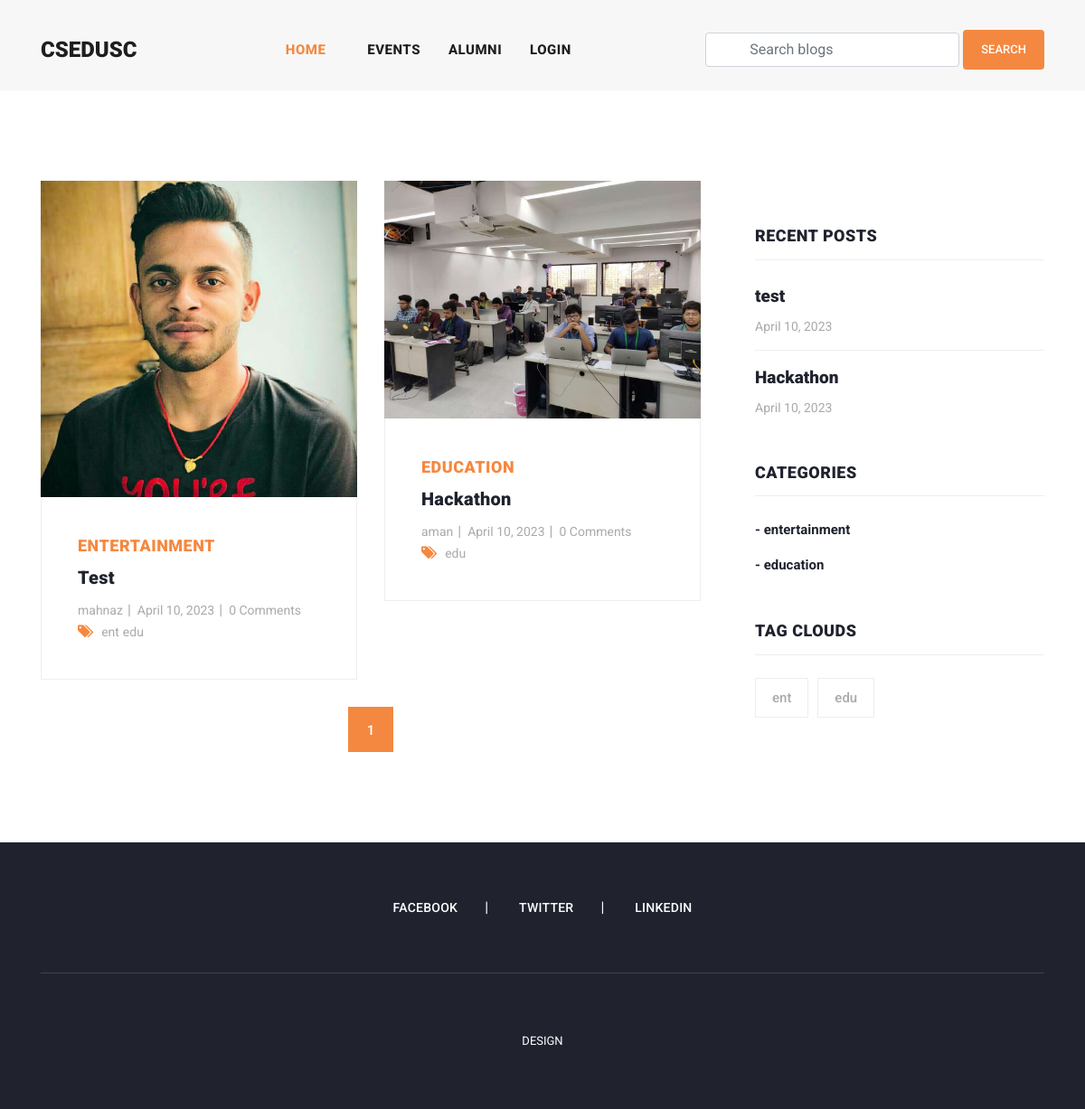
The app's page /tag_blogs/edu/ with its own data.
### blog/models.py (models this page shows, shortened)
class Blog(models.Model):
    user = models.ForeignKey(
        User,
        related_name='user_blogs',
        on_delete=models.CASCADE
    )
    category = models.ForeignKey(
        Category,
        related_name='category_blogs',
        on_delete=models.CASCADE
    )
    tags = models.ManyToManyField(
        Tag,
        related_name='tag_blogs',
        blank=True
    )
    likes = models.ManyToManyField(
        User,
        related_name='user_likes',
        blank=True
    )
    title = models.CharField(
        max_length=250
    )
    slug = models.SlugField(null=True, blank=True)
    banner = models.ImageField(upload_to='blog_banners')
    description = RichTextField()
    created_date = models.DateField(auto_now_add=True)

class Category(models.Model):
    title = models.CharField(max_length=150, unique=True)
    slug = models.SlugField(null=True, blank=True)
    created_date = models.DateField(auto_now_add=True)

class Tag(models.Model):
    title = models.CharField(max_length=150)
    slug = models.SlugField(null=True, blank=True)
    created_date = models.DateField(auto_now_add=True)

### user_profile/models.py (models this page shows, shortened)
class User(AbstractUser):
    email = models.EmailField(
        max_length=150,
        unique=True,
        error_messages={
            "unique": "The email must be unique"
        }
    )
    profile_image = models.ImageField(
        null=True,
        blank=True,
        upload_to="profile_images"
    )
    followers = models.ManyToManyField("Follow")
    REQUIRED_FIELDS = ["email"]
    objects = CustomUserManager()

### blog/views.py (the view)
# urls.py: path('tag_blogs/<str:slug>/', tag_blogs, name='tag_blogs'),
def tag_blogs(request, slug):
    tag = get_object_or_404(Tag, slug=slug)
    queryset = tag.tag_blogs.all()
    tags = Tag.objects.order_by('-created_date')[:5]
    page = request.GET.get('page', 1)
    paginator = Paginator(queryset, 2)
    all_blogs = Blog.objects.order_by('-created_date')[:5]
    try:
        blogs = paginator.page(page)
    except EmptyPage:
        blogs = paginator.page(1)
    except PageNotAnInteger:
        blogs = paginator.page(1)
        return redirect('blogs')
    context = {
        "blogs": blogs,
        "tags": tags,
        "all_blogs": all_blogs
    }
    return render(request, 'category_blogs.html', context)

### blog/context_processors.py (called while the page is built)
def get_all_categories(request):
    categories = Category.objects.all()
    context = {
        "categories": categories
    }
    return context

### user_profile/context_processors.py (called while the page is built, shortened)
def user_notifications(request):
    context = {}
    return context

### templates/category_blogs.html (shortened to what this page needs)
{% extends 'base.html' %}
{% load static %}
{% block content %}
    <section class="blog-posts grid-system">
      <div class="container">
        <div class="row">
          <div class="col-lg-8">
            <div class="all-blog-posts">
              <div class="row">
                {% for blog in blogs %}
                {% include 'blog_card.html' %}
                {% endfor %}
                <div class="col-lg-12">
                  {% include 'pagination.html' %}
                </div>
              </div>
            </div>
          </div>
          {% include 'sidebar.html' with blogs=all_blogs %}
        </div>
      </div>
    </section>
{% endblock content %}

### templates/blog_card.html
{% load static %}
<div class="col-lg-6">
    <div class="blog-post">
      <div class="blog-thumb">
        <img src="{{blog.banner.url}}" alt="">
      </div>
      <div class="down-content">
        <span>{{blog.category.title}}</span>
        <a href="{% url 'blog_details' blog.slug %}"><h4>{{blog.title}}</h4></a>
        <ul class="post-info">
          <li><a href="{% url 'view_user_information' blog.user.username %}">{{blog.user.username}}</a></li>
          <li><a href="#">{{blog.created_date}}</a></li>
          <li><a href="#">{{blog.blog_comments.all.count}} Comments</a></li>
        </ul>
        <div class="post-options">
          <div class="row">
            <div class="col-lg-12">
              <ul class="post-tags">
                <li><i class="fa fa-tags"></i></li>
                {% if blog.tags.all.count > 0 %}
                {% for tag in blog.tags.all %}
                <li><a href="#">{{tag.title}}</a></li>
                {% endfor %}
                {% else %}
                None
                {% endif %}
              </ul>
            </div>
          </div>
        </div>
      </div>
    </div>
  </div>

### templates/sidebar.html
<div class="col-lg-4">
    <div class="sidebar">
      <div class="row">
        <div class="col-lg-12">
          <div class="sidebar-item recent-posts">
            <div class="sidebar-heading">
              <h2>Recent Posts</h2>
            </div>
            <div class="content">
              <ul>
                {% for blog in blogs|slice:"3" %}
                <li><a href="{% url 'blog_details' blog.slug %}">
                  <h5>{{blog.title}}</h5>
                  <span>{{blog.created_date}}</span>
                </a></li>
                {% endfor %}
              </ul>
            </div>
          </div>
        </div>
        <div class="col-lg-12">
          <div class="sidebar-item categories">
            <div class="sidebar-heading">
              <h2>Categories</h2>
            </div>
            <div class="content">
              <ul>
                {% for category in categories %}
                <li><a href="{% url 'category_blogs' category.slug %}">- {{category.title}}</a></li>
                {% endfor %}
              </ul>
            </div>
          </div>
        </div>
        <div class="col-lg-12">
          <div class="sidebar-item tags">
            <div class="sidebar-heading">
              <h2>Tag Clouds</h2>
            </div>
            <div class="content">
              <ul>
                {% for tag in tags %}
                <li><a href="{% url 'tag_blogs' tag.slug %}">{{tag.title}}</a></li>
                {% endfor %}
              </ul>
            </div>
          </div>
        </div>
      </div>
    </div>
  </div>

### assets/css/templatemo-stand-blog.css (style rules this page uses)
body { font-family: 'Roboto', sans-serif; overflow-x: hidden; text-rendering: optimizeLegibility; -webkit-font-smoothing: antialiased; -moz-osx-font-smoothing: grayscale; }
a { text-decoration: none!important; }
ul { padding: 0; margin: 0; list-style: none; }
h1,h2,h3,h4,h5,h6 { margin: 0px; }
.blog-posts { margin-top: 100px; }
.blog-posts .blog-post { margin-bottom: 30px; }
.blog-posts .blog-thumb img { width: 100%; overflow: hidden; }
.blog-posts .down-content { padding: 40px; border-right: 1px solid #eee; border-left: 1px solid #eee; border-bottom: 1px solid #eee; }
.blog-posts .down-content span { font-size: 18px; text-transform: uppercase; letter-spacing: 0.5px; font-weight: 900; color: #f48840; }
.blog-posts .down-content h4 { font-size: 24px; text-transform: capitalize; letter-spacing: 0.5px; font-weight: 900; color: #20232e; margin: 10px 0px 12px 0px; }
.blog-posts .down-content ul.post-info li { display: inline-block; margin-right: 8px; }
.blog-posts .down-content ul.post-info li:after { content: '|'; color: #aaa; margin-left: 8px; }
.blog-posts .down-content h4 { font-size: 20px; letter-spacing: 0.25px; }
.grid-system .down-content ul.post-info li { margin-right: 3px; }
.grid-system .down-content ul.post-info li:after { margin-left: 5px; }
.blog-posts .down-content ul.post-info li:last-child::after { display: none; }
.blog-posts .down-content ul.post-info li a { font-size: 14px; color: #aaa; font-weight: 400; transition: all .3s; }
.blog-posts .down-content ul.post-tags li, .blog-posts .down-content ul.post-share li { display: inline-block; }
.blog-posts .down-content ul.post-tags li:first-child i, .blog-posts .down-content ul.post-share li:first-child i { color: #f48840; margin-right: 5px; }
.blog-posts .down-content ul.post-tags li, .blog-posts .down-content ul.post-share li { color: #aaa; }
.blog-posts .down-content ul.post-tags li a, .blog-posts .down-content ul.post-share li a { font-size: 14px; color: #aaa; font-weight: 400; transition: all .3s; }
.blog-posts .sidebar-heading h2 { font-size: 18px; text-transform: uppercase; font-weight: 900; letter-spacing: 0.5px; color: #20232e; border-bottom: 1px solid #eee; padding-bottom: 15px; margin-bottom: 25px; }
.sidebar { margin-left: 30px; }
.sidebar .sidebar-item { margin-top: 50px; }
.sidebar .sidebar-heading h2 { font-size: 18px; text-transform: uppercase; font-weight: 900; letter-spacing: 0.5px; color: #20232e; border-bottom: 1px solid #eee; padding-bottom: 15px; margin-bottom: 25px; }
.sidebar .recent-posts ul li { margin-bottom: 15px; padding-bottom: 15px; border-bottom: 1px solid #eee; }
.sidebar .recent-posts ul li:last-child { margin-bottom: 0px; padding-bottom: 0px; border-bottom: none; }
.sidebar .recent-posts ul li h5 { font-size: 19px; font-weight: 900; color: #20232e; line-height: 30px; transition: all 0.3s; }
.sidebar .recent-posts ul li span { display: block; font-size: 14px; color: #aaa; margin-top: 8px; }
.sidebar .categories ul li { margin-bottom: 15px; }
.sidebar .categories ul li:last-child { margin-bottom: 0px; }
.sidebar .categories ul li a { font-size: 15px; font-weight: 700; color: #20232e; transition: all .3s; }
.sidebar .tags ul li { margin-right: 6px; display: inline-block; }
.sidebar .tags ul li { margin-bottom: 10px; }
.sidebar .tags ul li a { font-size: 15px; font-weight: 500; color: #aaa; display: inline-block; border: 1px solid #eee; padding: 10px 18px; transition: all .3s; }

### records on screen
Blog: banner (picture), category "ENTERTAINMENT", title "Test", user.username "mahnaz", created_date "April 10, 2023", blog_comments.all.count "0", title "test"
Tag: title "ent"
Tag: title "edu"
Blog: banner (picture), category "EDUCATION", title "Hackathon", user.username "aman", created_date "April 10, 2023", blog_comments.all.count "0"
Category: title "entertainment"
Category: title "education"

### other values on screen
{{ page }} "1"
